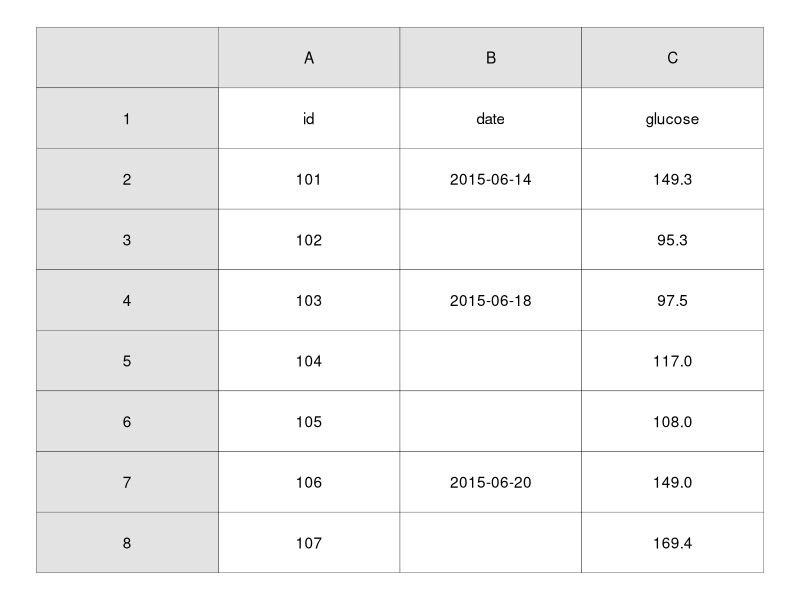
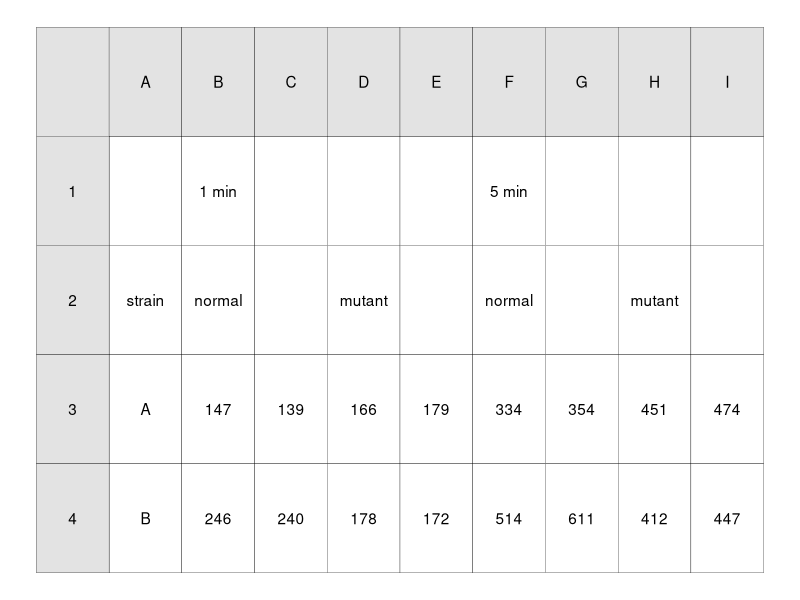
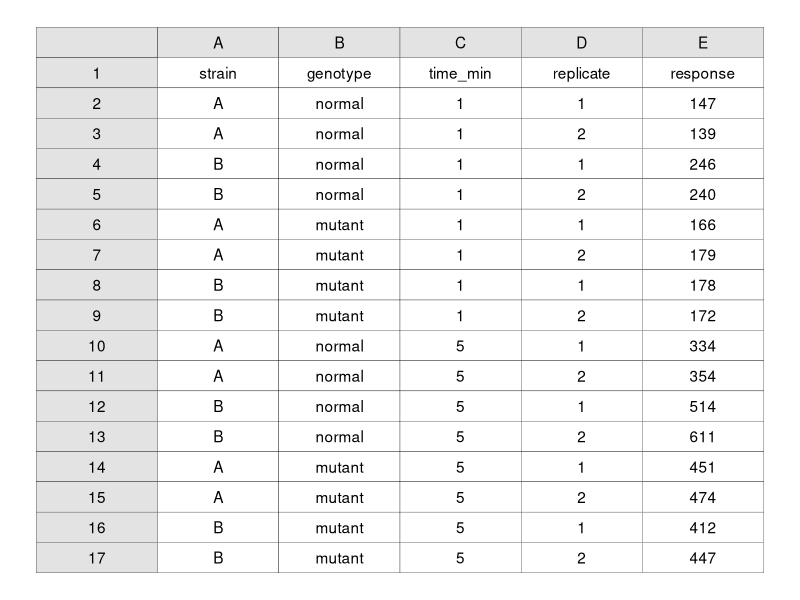
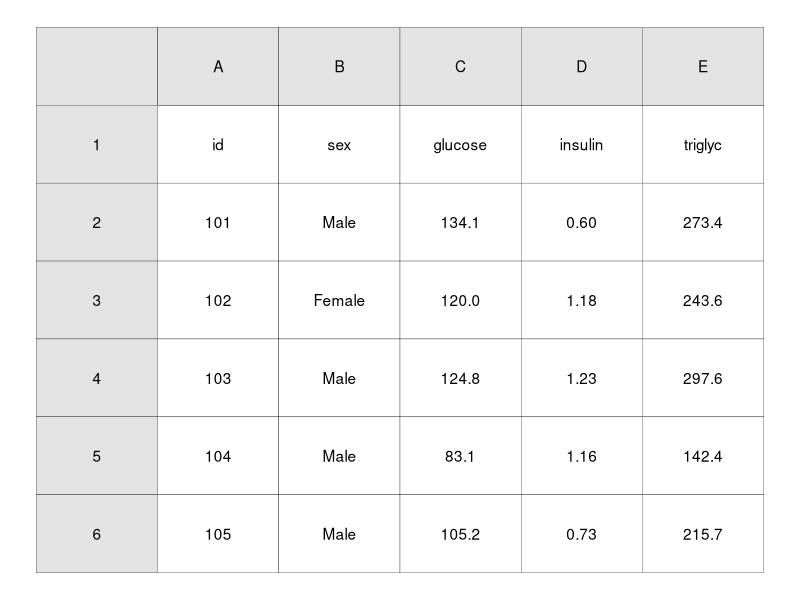
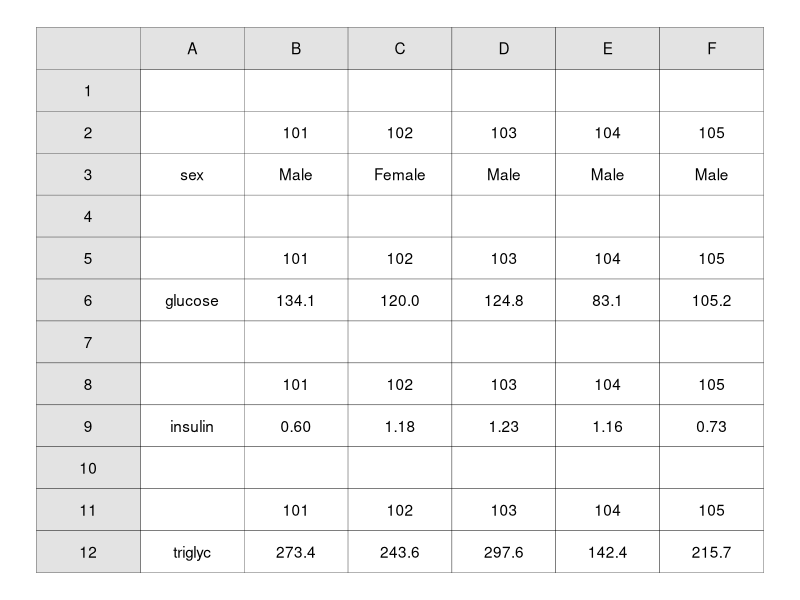
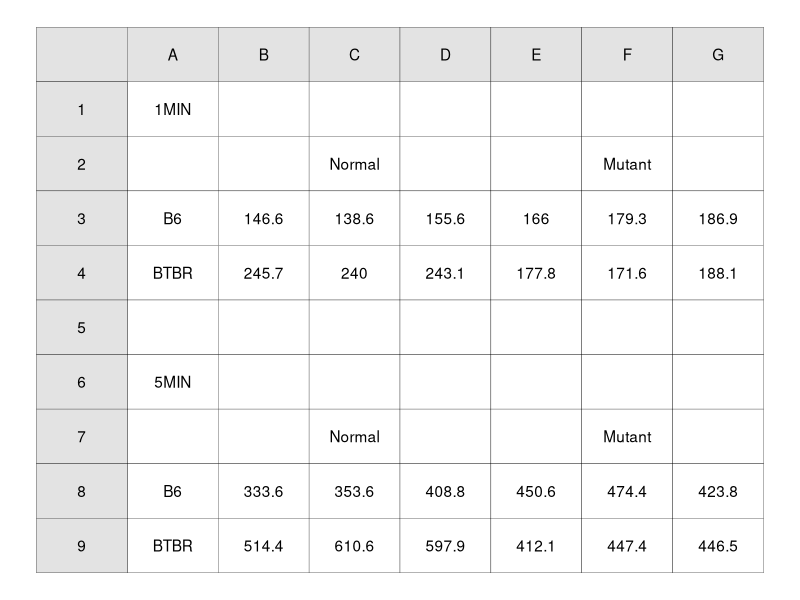
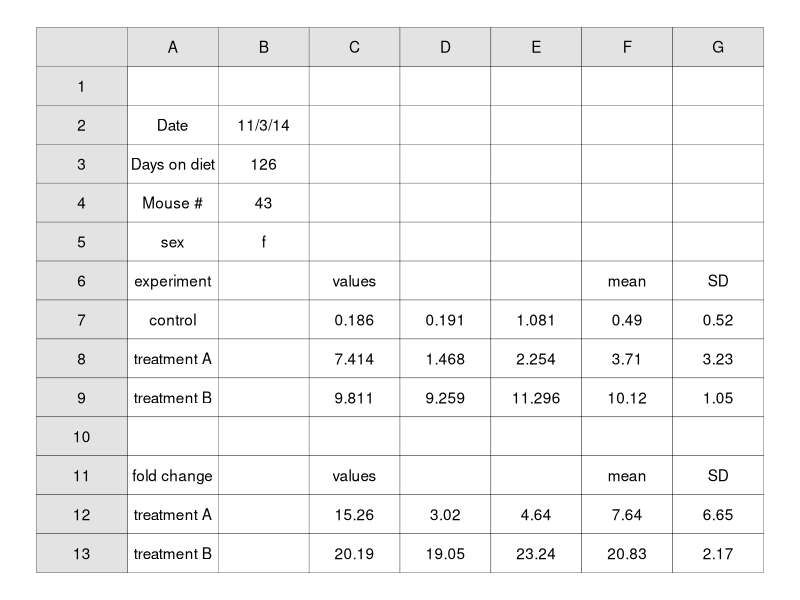
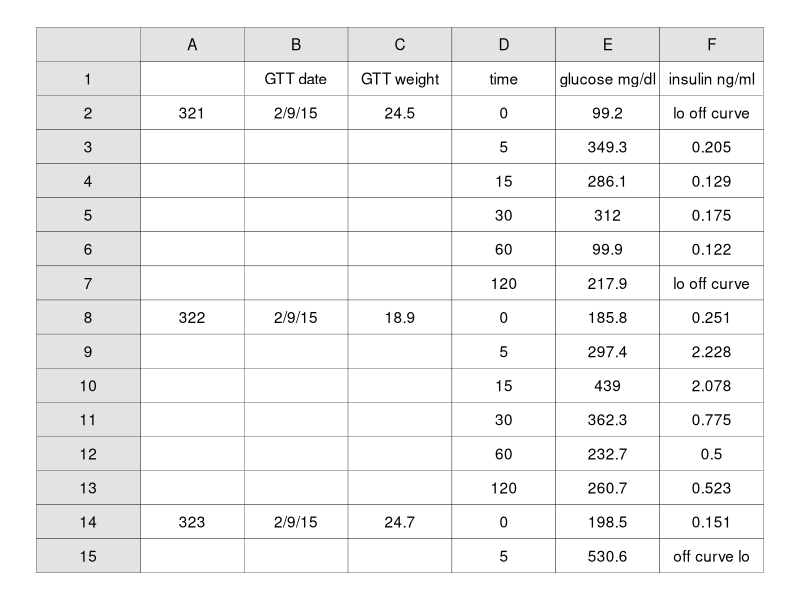

Write the R code that produced these figures, in order.
## ---- chunk 1
#| include: false
library(tidyverse)
## ---- chunk 2
spreadsheet_frame <- function(nrow, ncol) {
  bind_rows(tibble(row = 1, col = 1:(ncol + 1),
                   value = c("", LETTERS[1:ncol]),
                   fill = "#e3e3e3"),
            tibble(col = 1, row = 2:(nrow + 1),
                   value = as.character(1:nrow),
                   fill = "#e3e3e3"))
}

spreadsheet_values <- function(X) {
  tibble(value = as.vector(X)) |> 
    mutate(row = as.vector(row(X)) + 1,
           col = as.vector(col(X)) + 1,
           fill = "white") 
}

plot_spreadsheet <- function(X) {
  cat(paste0("## Spreadsheet ", spread_id(), "\n\n"))
  
  bind_rows(spreadsheet_values(X),
            spreadsheet_frame(nrow(X), ncol(X))) |> 
    ggplot(aes(col, row)) +
    geom_tile(aes(fill = I(fill)), color = "black") + 
    geom_text(aes(label = value)) +
    scale_y_reverse() +
    theme_void() 
}

mat0 <- matrix(c("Date", "Assay date", "Weight",
                 "", "12/9/05", "54.9",
                 "", "12/9/05", "45.3",
                 "12/6/2005", "e", "47",
                 "", "e", "45.7",
                 "", "e", "52.9",
                 "", "1/11/2006", "46.1",
                 "", "1/11/2006", "38.6"), ncol = 3, byrow = TRUE)


mat1 <- matrix(c("id", "date", "glucose",
                 "101", "2015-06-14", "149.3",
                 "102", "", "95.3",
                 "103", "2015-06-18", "97.5",
                 "104", "", "117.0",
                 "105", "", "108.0",
                 "106", "2015-06-20", "149.0",
                 "107", "", "169.4"), ncol = 3, byrow = TRUE)

mat2 <- matrix(c("", "1 min", "", "", "", "5 min", "", "", "",
                 "strain", "normal", "", "mutant", "", "normal", "", "mutant", "",
                 "A", "147", "139", "166", "179", "334", "354", "451", "474",
                 "B", "246", "240", "178", "172", "514", "611", "412", "447"), ncol = 9, byrow = TRUE)

mat3 <- matrix(c("strain", "genotype", "time_min", "replicate", "response",
                 "A", "normal", "1", "1", "147",
                 "A", "normal", "1", "2", "139",
                 "B", "normal", "1", "1", "246",
                 "B", "normal", "1", "2", "240",
                 "A", "mutant", "1", "1", "166",
                 "A", "mutant", "1", "2", "179",
                 "B", "mutant", "1", "1", "178",
                 "B", "mutant", "1", "2", "172",
                 "A", "normal", "5", "1", "334",
                 "A", "normal", "5", "2", "354",
                 "B", "normal", "5", "1", "514",
                 "B", "normal", "5", "2", "611",
                 "A", "mutant", "5", "1", "451",
                 "A", "mutant", "5", "2", "474",
                 "B", "mutant", "5", "1", "412",
                 "B", "mutant", "5", "2", "447"), ncol = 5, byrow = TRUE)


mat4 <- matrix(c("id", "sex", "glucose", "insulin", "triglyc",
                 "101", "Male", "134.1", "0.60", "273.4",
                 "102", "Female", "120.0", "1.18", "243.6",
                 "103", "Male", "124.8", "1.23", "297.6",
                 "104", "Male", "83.1", "1.16", "142.4",
                 "105", "Male", "105.2", "0.73", "215.7"), ncol = 5, byrow = TRUE)

mat5 <- matrix(c("", "", "", "", "", "",
                 "", "101", "102", "103", "104", "105",
                 "sex", "Male", "Female", "Male", "Male", "Male",
                 "", "", "", "", "", "",
                 "", "101", "102", "103", "104", "105",
                 "glucose", "134.1", "120.0", "124.8", "83.1", "105.2",
                 "", "", "", "", "", "",
                 "", "101", "102", "103", "104", "105",
                 "insulin", "0.60", "1.18", "1.23", "1.16", "0.73",
                 "", "", "", "", "", "",
                 "", "101", "102", "103", "104", "105",
                 "triglyc", "273.4", "243.6", "297.6", "142.4", "215.7"), ncol = 6, byrow = TRUE)

mat6 <- matrix(c("1MIN", "", "", "", "", "", "",
                 "", "", "Normal", "", "", "Mutant", "",
                 "B6", "146.6", "138.6", "155.6", "166", "179.3", "186.9",
                 "BTBR", "245.7", "240", "243.1", "177.8", "171.6", "188.1",
                 "", "", "", "", "", "", "",
                 "5MIN", "", "", "", "", "", "",
                 "", "", "Normal", "", "", "Mutant", "",
                 "B6", "333.6", "353.6", "408.8", "450.6", "474.4", "423.8",
                 "BTBR", "514.4", "610.6", "597.9", "412.1", "447.4", "446.5"), ncol = 7, byrow = TRUE)

mat7 <- matrix(c("", "", "", "", "", "", "",
                 "Date", "11/3/14", "", "", "", "", "",
                 "Days on diet", "126", "", "", "", "", "",
                 "Mouse #", "43", "", "", "", "", "",
                 "sex", "f", "", "", "", "", "",
                 "experiment", "", "values", "", "", "mean", "SD",
                 "control", "", "0.186", "0.191", "1.081", "0.49", "0.52",
                 "treatment A", "", "7.414", "1.468", "2.254", "3.71", "3.23",
                 "treatment B", "", "9.811", "9.259", "11.296", "10.12", "1.05",
                 "", "", "", "", "", "", "",
                 "fold change", "", "values", "", "", "mean", "SD",
                 "treatment A", "", "15.26", "3.02", "4.64", "7.64", "6.65",
                 "treatment B", "", "20.19", "19.05", "23.24", "20.83", "2.17"), ncol = 7, byrow = TRUE)

mat8 <- matrix(c("", "GTT date", "GTT weight", "time", "glucose mg/dl", "insulin ng/ml",
                 "321", "2/9/15", "24.5", "0", "99.2", "lo off curve",
                 "", "", "", "5", "349.3", "0.205",
                 "", "", "", "15", "286.1", "0.129",
                 "", "", "", "30", "312", "0.175",
                 "", "", "", "60", "99.9", "0.122",
                 "", "", "", "120", "217.9", "lo off curve",
                 "322", "2/9/15", "18.9", "0", "185.8", "0.251",
                 "", "", "", "5", "297.4", "2.228",
                 "", "", "", "15", "439", "2.078",
                 "", "", "", "30", "362.3", "0.775",
                 "", "", "", "60", "232.7", "0.5",
                 "", "", "", "120", "260.7", "0.523",
                 "323", "2/9/15", "24.7", "0", "198.5", "0.151",
                 "", "", "", "5", "530.6", "off curve lo"), ncol = 6, byrow = TRUE)

mat9 <- matrix(c("id", "GTT date", "GTT weight",
                 "321", "2/9/15", "24.5",
                 "322", "2/9/15", "18.9",
                 "323", "2/9/15", "24.7"), ncol = 3, byrow = TRUE)

mat10 <- matrix(c("id", "GTT time", "glucose mg/dl", "insulin ng/ml", "note",
                  "321", "0", "99.2", "NA", "insulin below curve",
                  "321", "5", "349.3", "0.205", "",
                  "321", "15", "286.1", "0.129", "",
                  "321", "30", "312", "0.175", "",
                  "321", "60", "99.9", "0.122", "",
                  "321", "120", "217.9", "NA", "insulin below curve",
                  "322", "0", "185.8", "0.251", "",
                  "322", "5", "297.4", "2.228", "",
                  "322", "15", "439", "2.078", "",
                  "322", "30", "362.3", "0.775", "",
                  "322", "60", "232.7", "0.5", "",
                  "322", "120", "260.7", "0.523", "",
                  "323", "0", "198.5", "0.151", "",
                  "323", "5", "530.6", "NA", "insulin below curve"), ncol = 5, byrow = TRUE)


mat11 <- matrix(c("id", "date", "glucose",
                 "101", "2015-06-14", "149.3",
                 "102", "2015-06-14", "95.3",
                 "103", "2015-06-18", "97.5",
                 "104", "2015-06-18", "117.0",
                 "105", "2015-06-18", "108.0",
                 "106", "2015-06-20", "149.0",
                 "107", "2015-06-20", "169.4"), ncol = 3, byrow = TRUE)

mat12 <- matrix(c("", "", "week 4", "", "", "week 6", "", "", "week 8", "", "",
                  "Mouse ID", "SEX", "date", "weight", "glucose", "date", "weight", "glucose", "date", "weight", "glucose",
                  "3005", "M", "3/30/2007", "19.3", "635", "4/11/2007", "31", "460.7", "4/27/2007", "39.6", "530.2",
                  "3017", "M", "10/6/2006", "25.9", "202.4", "10/19/2006", "45.1", "384.7", "11/3/2006", "57.2", "458.7",
                  "3434", "F", "11/22/2006", "26.6", "238.9", "12/6/2006", "45.9", "378", "12/22/2006", "56.2", "409.8",
                  "3449", "M", "1/5/2007", "27.5", "121", "1/19/2007", "42.9", "191.3", "2/2/2007", "56.7", "182.5",
                  "3499", "F", "1/5/2007", "19.8", "220.2", "1/19/2007", "36.6", "556.9", "2/2/2007", "43.6", "446"), ncol = 11, byrow = TRUE)

mat13 <- matrix(c("mouse_id", "sex", "week", "date", "glucose", "weight",
                  "3005", "M", "4", "3/30/2007", "19.3", "635",
                  "3005", "M", "6", "4/11/2007", "31", "460.7",
                  "3005", "M", "8", "4/27/2007", "39.6", "530.2",
                  "3017", "M", "4", "10/6/2006", "25.9", "202.4",
                  "3017", "M", "6", "10/19/2006", "45.1", "384.7",
                  "3017", "M", "8", "11/3/2006", "57.2", "458.7",
                  "3434", "F", "4", "11/22/2006", "26.6", "238.9",
                  "3434", "F", "6", "12/6/2006", "45.9", "378",
                  "3434", "F", "8", "12/22/2006", "56.2", "409.8",
                  "3449", "M", "4", "1/5/2007", "27.5", "121",
                  "3449", "M", "6", "1/19/2007", "42.9", "191.3",
                  "3449", "M", "8", "2/2/2007", "56.7", "182.5",
                  "3499", "F", "4", "1/5/2007", "19.8", "220.2",
                  "3499", "F", "6", "1/19/2007", "36.6", "556.9",
                  "3499", "F", "8", "2/2/1007", "43.6", "446"), ncol = 6, byrow = TRUE)


mat14 <- matrix(c("rep", "control", "treatment A", "treatment B",
                  "1", "0.186", "7.414", "9.811",
                  "2", "0.191", "1.468", "9.259",
                  "3", "1.081", "2.254", "11.296"), ncol = 4, byrow = TRUE)

mat15 <- matrix(c("rep", "treatment", "value",
                  "1", "control", "0.186",
                  "2", "control", "0.191",
                  "3", "control", "1.081",
                  "1", "A", "7.414",
                  "2", "A", "1.468",
                  "3", "A", "2.254",
                  "1", "B", "9.811",
                  "2", "B", "9.259",
                  "3", "B", "11.296"), ncol = 3, byrow = TRUE)

mat16 <- matrix(c("mice", "time_min", "genotype", "replicate", "value",
                  "B6", "1", "normal", "1", "146.6",
                  "B6", "1", "normal", "2", "138.6",
                  "B6", "1", "normal", "3", "155.6",
                  "B6", "1", "mutant", "1", "166",
                  "B6", "1", "mutant", "2", "179.3",
                  "B6", "1", "mutant", "3", "186.9",
                  "BTBR", "1", "normal", "1", "245.7",
                  "BTBR", "1", "normal", "2", "240",
                  "BTBR", "1", "normal", "3", "243.1",
                  "BTBR", "1", "mutant", "1", "177.8",
                  "BTBR", "1", "mutant", "2", "171.6",
                  "BTBR", "1", "mutant", "3", "188.1",
                  "B6", "5", "normal", "1", "333.6",
                  "B6", "5", "normal", "2", "353.6",
                  "B6", "5", "normal", "3", "408.8",
                  "B6", "5", "mutant", "1", "450.6",
                  "B6", "5", "mutant", "2", "474.4",
                  "B6", "5", "mutant", "3", "423.8",
                  "BTBR", "5", "normal", "1", "514.4",
                  "BTBR", "5", "normal", "2", "610.6",
                  "BTBR", "5", "normal", "3", "597.9",
                  "BTBR", "5", "mutant", "1", "412.1",
                  "BTBR", "5", "mutant", "2", "447.4",
                  "BTBR", "5", "mutant", "3", "446.5"), ncol = 5, byrow = TRUE)

mats <- map(list(mat1, mat2, mat3, mat4, mat5, mat6, mat7, mat8, mat9, mat10, mat11, mat12, mat13, mat14, mat15, mat6),
            as.data.frame)
names(mats) <- paste0("Spreadsheet ", 1:length(mats))
writexl::write_xlsx(mats, "exercise1-spreadsheets.xlsx", col_names = FALSE)



i <- 0
spread_id <- function() (i <<- i + 1)
## ---- chunk 3
#| fig-height: 3
#| fig-width: 5
#| results: asis
plot_spreadsheet(mat1)
## ---- chunk 4
#| fig-height: 1.5
#| fig-width: 7
#| results: asis
plot_spreadsheet(mat2)
## ---- chunk 5
#| fig-height: 6
#| fig-width: 5
#| results: asis
plot_spreadsheet(mat3)
## ---- chunk 6
#| fig-height: 2.5
#| fig-width: 5
#| results: asis
plot_spreadsheet(mat4)
## ---- chunk 7
#| fig-height: 4
#| fig-width: 6
#| results: asis
plot_spreadsheet(mat5)
## ---- chunk 8
#| fig-height: 3
#| fig-width: 6
#| results: asis
plot_spreadsheet(mat6)
## ---- chunk 9
#| fig-height: 5
#| fig-width: 8
#| results: asis
plot_spreadsheet(mat7)
## ---- chunk 10
#| fig-height: 6
#| fig-width: 8
#| results: asis
plot_spreadsheet(mat8)
## ---- chunk 11
#| results: asis
#| fig-height: 2
#| fig-width: 3.8
plot_spreadsheet(mat9)
## ---- chunk 12
#| fig-height: 6
#| fig-width: 9
#| results: asis
plot_spreadsheet(mat10)
## ---- chunk 13
#| fig-height: 3
#| fig-width: 5
#| results: asis
plot_spreadsheet(mat11)
## ---- chunk 14
#| fig-height: 3
#| fig-width: 10.5
#| results: asis
plot_spreadsheet(mat12)
## ---- chunk 15
#| fig-height: 6
#| fig-width: 8
#| results: asis
plot_spreadsheet(mat13)
## ---- chunk 16
#| fig-height: 1.5
#| fig-width: 5
#| results: asis
plot_spreadsheet(mat14)
## ---- chunk 17
#| fig-height: 3
#| fig-width: 4
#| results: asis
plot_spreadsheet(mat15)
## ---- chunk 18
#| fig-height: 8
#| fig-width: 6
#| results: asis
plot_spreadsheet(mat16)
